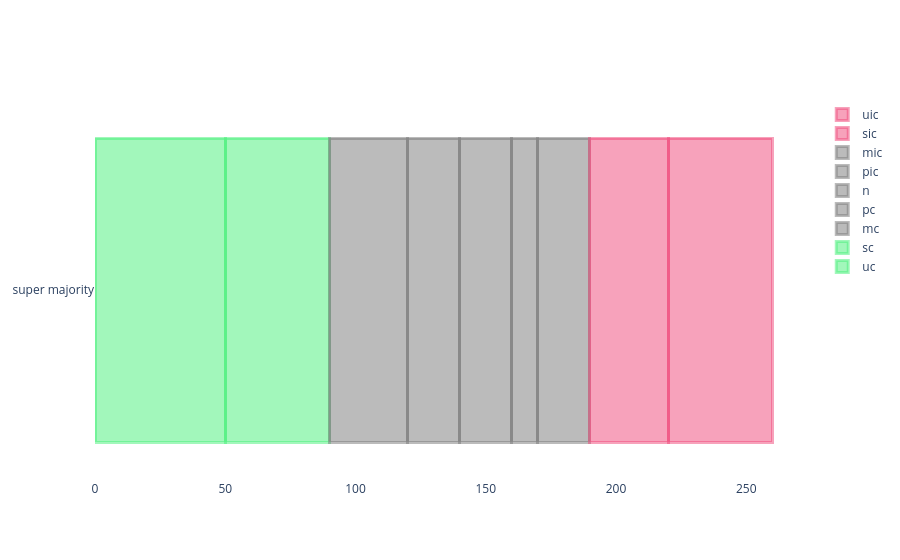

The cell this chart's notebook holds for it:
### Code cell
import plotly.graph_objects as go

# set plotly background to white
go.Layout(paper_bgcolor='rgba(0,0,0,0)', plot_bgcolor='rgba(0,0,0,0)')

voting_scheme = ['super majority']
values = [[50],[40],[30],[20],[20],[10],[20],[30],[40]]
labels = ['uc', 'sc', 'mc', 'pc','n','pic','mic','sic','uic']

h = 240
m = 120
l = 70
a = 0.5

green = f'rgba({l}, {h}, {m}, {a})'
gray = f'rgba({m}, {m}, {m}, {a})'
red = f'rgba({h}, {l}, {m}, {a})'

colors = {'uc':  green,
          'sc':  green,
          'mc':  gray,
          'pc':  gray,
          'n':   gray,
          'uic': red,
          'sic': red,
          'mic': gray,
          'pic': gray,}

fig = go.Figure()

fig.update_layout(
    plot_bgcolor='rgba(0,0,0,0)',
    paper_bgcolor='rgba(0,0,0,0)'
)

for i, value in enumerate(values):
    fig.add_trace(go.Bar(
        y=voting_scheme,
        x=value,
        name=labels[i],
        orientation='h',
        marker=dict(
            color=colors[labels[i]],
            line=dict(color=colors[labels[i]], width=3)
        )
    ))

fig.update_layout(barmode='stack')
fig.show()

### Figure 1 — Plotly figure (JSON) as saved in the notebook; plotly's stock layout.template omitted (floating-point values rounded to 4 significant figures)
{"data": [{"marker": {"color": "rgba(70, 240, 120, 0.5)", "line": {"color": "rgba(70, 240, 120, 0.5)", "width": 3}}, "name": "uc", "orientation": "h", "type": "bar", "x": [50], "y": ["super majority"]}, {"marker": {"color": "rgba(70, 240, 120, 0.5)", "line": {"color": "rgba(70, 240, 120, 0.5)", "width": 3}}, "name": "sc", "orientation": "h", "type": "bar", "x": [40], "y": ["super majority"]}, {"marker": {"color": "rgba(120, 120, 120, 0.5)", "line": {"color": "rgba(120, 120, 120, 0.5)", "width": 3}}, "name": "mc", "orientation": "h", "type": "bar", "x": [30], "y": ["super majority"]}, {"marker": {"color": "rgba(120, 120, 120, 0.5)", "line": {"color": "rgba(120, 120, 120, 0.5)", "width": 3}}, "name": "pc", "orientation": "h", "type": "bar", "x": [20], "y": ["super majority"]}, {"marker": {"color": "rgba(120, 120, 120, 0.5)", "line": {"color": "rgba(120, 120, 120, 0.5)", "width": 3}}, "name": "n", "orientation": "h", "type": "bar", "x": [20], "y": ["super majority"]}, {"marker": {"color": "rgba(120, 120, 120, 0.5)", "line": {"color": "rgba(120, 120, 120, 0.5)", "width": 3}}, "name": "pic", "orientation": "h", "type": "bar", "x": [10], "y": ["super majority"]}, {"marker": {"color": "rgba(120, 120, 120, 0.5)", "line": {"color": "rgba(120, 120, 120, 0.5)", "width": 3}}, "name": "mic", "orientation": "h", "type": "bar", "x": [20], "y": ["super majority"]}, {"marker": {"color": "rgba(240, 70, 120, 0.5)", "line": {"color": "rgba(240, 70, 120, 0.5)", "width": 3}}, "name": "sic", "orientation": "h", "type": "bar", "x": [30], "y": ["super majority"]}, {"marker": {"color": "rgba(240, 70, 120, 0.5)", "line": {"color": "rgba(240, 70, 120, 0.5)", "width": 3}}, "name": "uic", "orientation": "h", "type": "bar", "x": [40], "y": ["super majority"]}], "layout": {"barmode": "stack", "paper_bgcolor": "rgba(0,0,0,0)", "plot_bgcolor": "rgba(0,0,0,0)"}}
